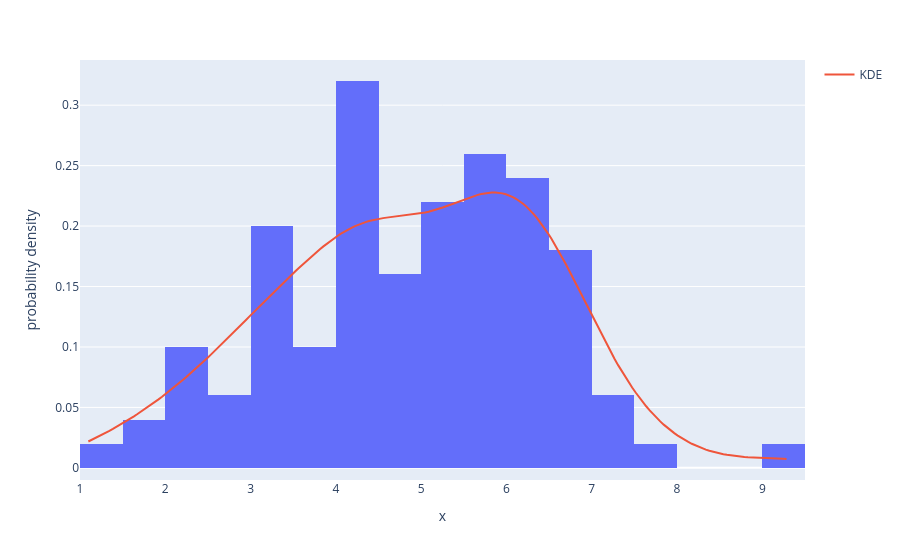

The cell this chart's notebook holds for it:
### Code cell
kde = gaussian_kde(data)
x_range = np.linspace(data.min(), data.max(), 200)

fig = px.histogram(x=data, histnorm="probability density")  
fig.add_scatter(x=x_range, y=kde(x_range), mode="lines", name="KDE")
fig.show()

### Figure 1 — Plotly figure (JSON) as saved in the notebook; plotly's stock layout.template omitted (floating-point values rounded to 4 significant figures; data arrays with more than 128 entries replaced by an {"elided": "..."} marker saying what was removed)
{"data": [{"bingroup": "x", "histnorm": "probability density", "hovertemplate": "x=%{x}<br>probability density=%{y}<extra></extra>", "legendgroup": "", "marker": {"color": "#636efa", "pattern": {"shape": ""}}, "name": "", "orientation": "v", "showlegend": false, "type": "histogram", "x": [5.609, 2.92, 6.501, 6.881, 1.098, 2.396, 5.256, 4.368, 4.966, 3.294, 6.759, 6.556, 5.132, 7.254, 5.935, 3.281, 5.738, 3.082, 6.757, 4.9, 4.63, 3.638, 7.445, 4.691, 4.143, 4.296, 6.065, 5.731, 5.825, 5.862, 9.283, 4.187, 3.976, 3.372, 6.232, 7.258, 4.772, 3.32, 3.351, 6.301, 6.487, 6.086, 3.669, 5.464, 5.233, 5.437, 6.743, 5.447, 6.358, 5.135, 5.578, 6.263, 2.086, 4.361, 4.059, 3.722, 4.45, 7.99, 3.268, 6.937, 1.634, 4.33, 5.326, 6.172, 6.422, 6.587, 4.303, 4.075, 6.716, 4.617, 2.449, 2.733, 3.161, 5.994, 5.285, 6.381, 4.145, 5.317, 6.251, 4.381, 5.914, 3.676, 4.274, 4.237, 2.608, 5.974, 4.061, 5.025, 5.961, 5.893, 6.331, 4.803, 4.153, 4.841, 1.625, 2.106, 2.355, 3.006, 5.8, 3.189], "xaxis": "x", "yaxis": "y"}, {"mode": "lines", "name": "KDE", "type": "scatter", "x": {"elided": "200 float values"}, "y": {"elided": "200 float values"}}], "layout": {"barmode": "relative", "legend": {"tracegroupgap": 0}, "margin": {"t": 60}, "xaxis": {"anchor": "y", "domain": [0, 1], "title": {"text": "x"}}, "yaxis": {"anchor": "x", "domain": [0, 1], "title": {"text": "probability density"}}}}
